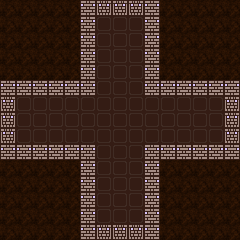

The image is a tile-based game level rendered from a .tmx file. Its description and complete source (layers, tilesets, objects, tile grids) follow:
An orthogonal 15x15 tile map with 16x16 px tiles, 3 tile layers (floor, wall, units), 1 hidden layer not drawn.

<map version="1.10" tiledversion="2025.05.05" orientation="orthogonal" renderorder="right-down" width="15" height="15" tilewidth="16" tileheight="16" infinite="0" nextlayerid="6" nextobjectid="1">
 <tileset firstgid="1" source="../../tiles/battle/xbase.tsx" />
 <layer id="1" name="floor" width="15" height="15">
  <data encoding="csv">
1,1,1,1,1,1,1,1,1,1,1,1,1,1,1,
1,1,1,1,1,1,1,1,1,1,1,1,1,1,1,
1,1,1,1,1,1,1,1,1,1,1,1,1,1,1,
1,1,1,1,1,1,1,1,1,1,1,1,1,1,1,
1,1,1,1,1,1,1,1,1,1,1,1,1,1,1,
1,1,1,1,1,1,1,1,1,1,1,1,1,1,1,
1,1,1,1,1,1,1,1,1,1,1,1,1,1,1,
1,1,1,1,1,1,1,1,1,1,1,1,1,1,1,
1,1,1,1,1,1,1,1,1,1,1,1,1,1,1,
1,1,1,1,1,1,1,1,1,1,1,1,1,1,1,
1,1,1,1,1,1,1,1,1,1,1,1,1,1,1,
1,1,1,1,1,1,1,1,1,1,1,1,1,1,1,
1,1,1,1,1,1,1,1,1,1,1,1,1,1,1,
1,1,1,1,1,1,1,1,1,1,1,1,1,1,1,
1,1,1,1,1,1,1,1,1,1,1,1,1,1,1
</data>
 </layer>
 <layer id="3" name="wall" width="15" height="15">
  <data encoding="csv">
11,11,11,11,11,3,5,5,5,3,11,11,11,11,11,
11,11,11,11,11,3,0,0,0,3,11,11,11,11,11,
11,11,11,11,11,3,0,0,0,3,11,11,11,11,11,
11,11,11,11,11,3,0,0,0,3,11,11,11,11,11,
11,11,11,11,11,3,0,0,0,3,11,11,11,11,11,
3,3,3,3,3,3,0,0,0,3,3,3,3,3,3,
5,0,0,0,0,0,0,0,0,0,0,0,0,0,5,
5,0,0,0,0,0,0,0,0,0,0,0,0,0,5,
5,0,0,0,0,0,0,0,0,0,0,0,0,0,5,
3,3,3,3,3,3,0,0,0,3,3,3,3,3,3,
11,11,11,11,11,3,0,0,0,3,11,11,11,11,11,
11,11,11,11,11,3,0,0,0,3,11,11,11,11,11,
11,11,11,11,11,3,0,0,0,3,11,11,11,11,11,
11,11,11,11,11,3,0,0,0,3,11,11,11,11,11,
11,11,11,11,11,3,5,5,5,3,11,11,11,11,11
</data>
 </layer>
 <layer id="5" name="roof" width="15" height="15" visible="0">
  <data encoding="csv">
11,11,11,11,11,11,11,11,11,11,11,11,11,11,11,
11,11,11,11,11,11,11,11,11,11,11,11,11,11,11,
11,11,11,11,11,11,11,11,11,11,11,11,11,11,11,
11,11,11,11,11,11,11,11,11,11,11,11,11,11,11,
11,11,11,11,11,11,11,11,11,11,11,11,11,11,11,
11,11,11,11,11,11,11,11,11,11,11,11,11,11,11,
11,11,11,11,11,11,11,11,11,11,11,11,11,11,11,
11,11,11,11,11,11,11,11,11,11,11,11,11,11,11,
11,11,11,11,11,11,11,11,11,11,11,11,11,11,11,
11,11,11,11,11,11,11,11,11,11,11,11,11,11,11,
11,11,11,11,11,11,11,11,11,11,11,11,11,11,11,
11,11,11,11,11,11,11,11,11,11,11,11,11,11,11,
11,11,11,11,11,11,11,11,11,11,11,11,11,11,11,
11,11,11,11,11,11,11,11,11,11,11,11,11,11,11,
11,11,11,11,11,11,11,11,11,11,11,11,11,11,11
</data>
 </layer>
 <layer id="4" name="units" width="15" height="15">
  <data encoding="csv">
0,0,0,0,0,0,0,0,0,0,0,0,0,0,0,
0,0,0,0,0,0,0,0,0,0,0,0,0,0,0,
0,0,0,0,0,0,0,0,0,0,0,0,0,0,0,
0,0,0,0,0,0,0,0,0,0,0,0,0,0,0,
0,0,0,0,0,0,0,0,0,0,0,0,0,0,0,
0,0,0,0,0,0,0,0,0,0,0,0,0,0,0,
0,0,0,0,0,0,0,0,0,0,0,0,0,0,0,
0,0,0,0,0,0,0,0,0,0,0,0,0,0,0,
0,0,0,0,0,0,0,0,0,0,0,0,0,0,0,
0,0,0,0,0,0,0,0,0,0,0,0,0,0,0,
0,0,0,0,0,0,0,0,0,0,0,0,0,0,0,
0,0,0,0,0,0,0,0,0,0,0,0,0,0,0,
0,0,0,0,0,0,0,0,0,0,0,0,0,0,0,
0,0,0,0,0,0,0,0,0,0,0,0,0,0,0,
0,0,0,0,0,0,0,0,0,0,0,0,0,0,0
</data>
 </layer>
</map>
